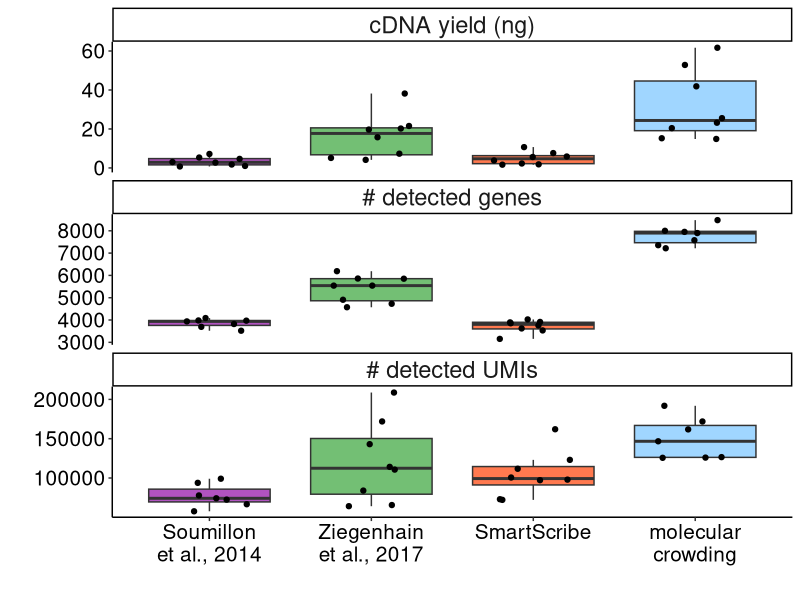
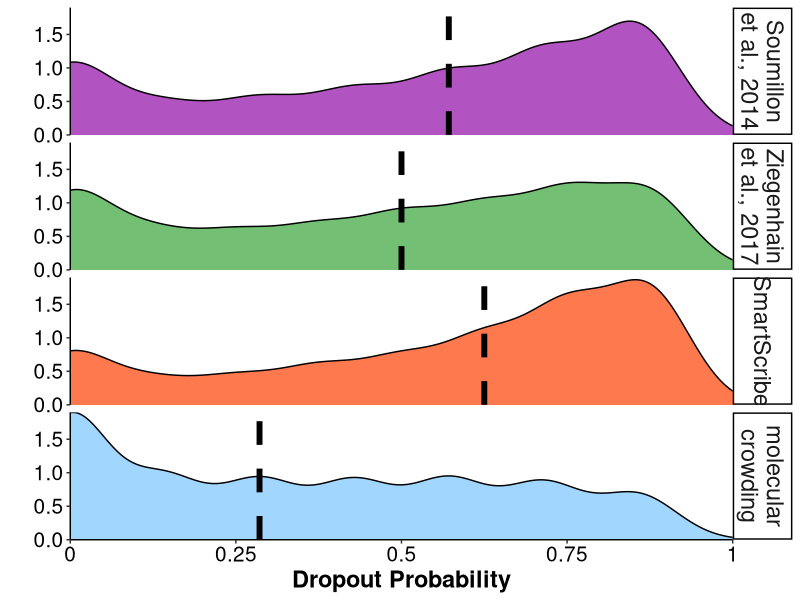
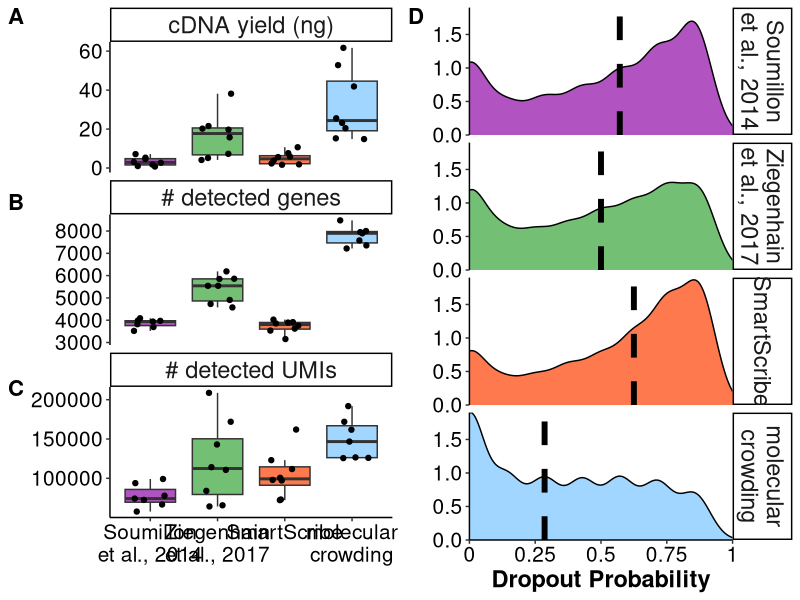
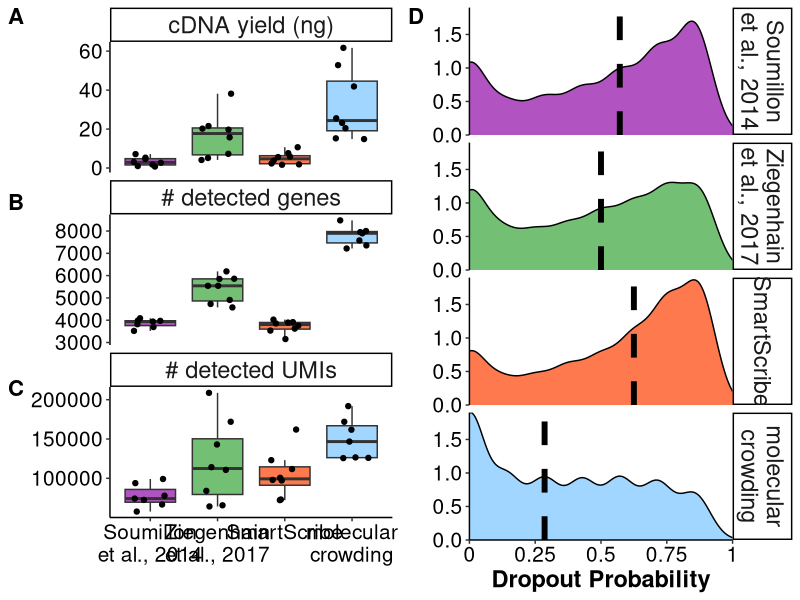

Write the R code that produced these figures, in order.
# Load Packages & Functions -----------------------------------------------
pckgs <- c("ggplot2","dplyr","cowplot", "tidyr")
lapply(pckgs, function(x) suppressMessages(require(x, character.only = TRUE)))

SCRB_col <- "#4CAF50"
SMURF_col <- "#88CCFF"

theme_pub <- theme_classic() + theme(axis.text = element_text(colour="black", size=15), 
                                     axis.title=element_text(size=17,face="bold"), 
                                     legend.text=element_text(size=15),legend.position="top",
                                     legend.key=element_blank(),legend.justification="center", 
                                     axis.line.x = element_line(colour = "black"), 
                                     axis.line.y = element_line(colour = "black"),
                                     strip.background=element_rect(colour = "black", fill=NA), 
                                     strip.text=element_text(size=17)) 

generate_stats <- function(exprdf,conds){
  require(matrixStats)
  if(length(conds)!=ncol(exprdf)){
    print("Erorr in Conditions given")
    stop()
  }
  conds_vec <- unique(conds)
  cvfrommatrix <- function(exprmatrix){
    exprtmp <- as.matrix(exprmatrix)
    cv <- (matrixStats::rowSds(exprtmp)/rowMeans(exprtmp))
    return(cv)
  }
  calcp0 <- function(exprtable){
    nsamples = dim(exprtable)[2]
    nn0 = rowSums(!exprtable)
    p0 = 1 - ((nsamples - nn0)/nsamples)
    return(p0)
  }
  output_df_collect <- data.frame(GeneID=NA,mu=NA,cv=NA,p0=NA,cond=NA,stringsAsFactors = F)
  for(i in conds_vec){
    tmp_expr <- exprdf[,grep(i,conds)]
    tmp_expr <- tmp_expr[which(rowSums(tmp_expr)>0),]
    output_df_tmp <- data.frame(GeneID=row.names(tmp_expr),
                                mu=rowMeans(tmp_expr),
                                cv=cvfrommatrix(tmp_expr),
                                p0=calcp0(tmp_expr),
                                cond=rep(i,nrow(tmp_expr)),
                                stringsAsFactors = F)
    output_df_collect <- rbind.data.frame(output_df_collect,output_df_tmp) 
  }
  output_df_collect <- output_df_collect[-1,]
  output_df_collect$EPV <- output_df_collect$cv - (sqrt(output_df_collect$mu)/output_df_collect$mu)
  output_df_collect$poisson_cv <- (sqrt(output_df_collect$mu)/output_df_collect$mu)
  return(output_df_collect)
}


# Figure 3a-c ----------------------------------------------------------------
UHRR_counts <- read.table("Data/UHRR_UMIcounts_1mio.txt", header=T, row.names = 1, sep="\t") #import count matrix
UHRR_cDNA <- read.table("Data/UHRR_cDNA.txt", header=T, sep="\t") #import cDNA measurements
bc <- read.table("Data/barcodes_UHRR.txt", sep = "\t", header = T, stringsAsFactors = F)# Import barcode annotations

UHRR_counts_df<- data.frame(XC=colnames(UHRR_counts), NUM_GENES=colSums(UHRR_counts>1),NUM_UMI=colSums(UHRR_counts)) #combine Number of UMIs and genes per sample barcode

UHRR_df<- dplyr::full_join(UHRR_counts_df, UHRR_cDNA, by="XC") # Combine sequencing data with cDNA measurements

UHRR_df<- dplyr::left_join(UHRR_df, bc, by=c("XC", "Pap_name")) # Combine data and annotation

options(scipen=999) #prevent scientific notation

UHRR_df_long<- tidyr::gather(UHRR_df, type, measurement, 2:4) #Convert to long format


#replace type names
UHRR_df_long$type <- replace(UHRR_df_long$type, UHRR_df_long$type=="NUM_GENES", "# detected genes")
UHRR_df_long$type <- replace(UHRR_df_long$type, UHRR_df_long$type=="NUM_UMI", "# detected UMIs")
UHRR_df_long$type <- replace(UHRR_df_long$type, UHRR_df_long$type=="yield", "cDNA yield (ng)")

#relevel type
UHRR_df_long$type<- factor(UHRR_df_long$type, levels = c("cDNA yield (ng)","# detected genes","# detected UMIs"  ))
UHRR_df_long$Pap_name<- factor(UHRR_df_long$Pap_name, levels = c("Soumillon","Ziegenhain","SmartScribe", "molecular\ncrowding" ))



p_Fig3abc<-ggplot()+
  geom_boxplot(data=UHRR_df_long, aes(x=Pap_name, y=measurement, fill=Pap_name),alpha=0.8, outlier.shape = NA)+
  geom_jitter(data=UHRR_df_long, aes(x=Pap_name, y=measurement), width=0.25)+
  facet_wrap(~type, scales = "free_y", ncol = 1)+
  xlab("")+
  ylab("")+
  theme_bw()+
  scale_x_discrete(labels=c("Soumillon\net al., 2014","Ziegenhain\net al., 2017","SmartScribe","molecular\ncrowding"))+
  theme(axis.text = element_text(face="bold", colour = "black", size=10), axis.title = element_text(face="bold",colour = "black", size=10))+
  scale_fill_manual(values = c("#9d29b0","#50af51", "#ff5823","#88CCFF"))+
  guides(fill=F)+
  theme_pub+
  theme(strip.background =element_rect(fill="white"))
p_Fig3abc



# Figure3d ----------------------------------------------------------------
# Filter out genes with a mean UMI count of <= 0.2 
UHRR_counts_filt<- UHRR_counts[rowMeans(UHRR_counts)>0.2,]

# Create a data frame with conditions for each barcode, ordered as colnames of count matrix
conds_df<- data.frame("XC"=colnames(UHRR_counts_filt))
conds_df<- dplyr::left_join(conds_df, bc[, c(1,3)], by ="XC")

# Create general stats for filtered count matrix
UHRR_stats<- generate_stats(exprdf = UHRR_counts_filt, conds = conds_df$Pap_name)

# Replace conditions for plotting
UHRR_stats$cond <- replace(UHRR_stats$cond, UHRR_stats$cond=="Ziegenhain", "Ziegenhain\net al., 2017")
UHRR_stats$cond <- replace(UHRR_stats$cond, UHRR_stats$cond=="Soumillon", "Soumillon\net al., 2014")

# Relevel conditions for plotting
UHRR_stats$cond<- factor(UHRR_stats$cond,levels=c("Soumillon\net al., 2014","Ziegenhain\net al., 2017","SmartScribe","molecular\ncrowding"))

# calculate median of dropuot probability(p0) for each method
drop_median<- aggregate(UHRR_stats$p0, by = list(cond=UHRR_stats$cond), FUN=median)


# Plot dropout probability (p0)
p_Fig3d<-ggplot()+
  geom_density(data=UHRR_stats, aes(p0, fill=cond), stat = "density", adjust = 1.5, alpha=0.8)+
  geom_vline(data=drop_median, aes(xintercept = x), size=2, linetype="dashed")+
  facet_wrap(~cond,ncol = 1,strip.position = c("right")) +
  scale_x_continuous(expand=c(0,0),breaks = c(0.00, 0.25,0.5,0.75, 1),labels = c(0, 0.25,0.5,0.75, 1)) +
  ylab("")+
  xlab("Dropout Probability")+
  theme(axis.text = element_text(face="bold", colour = "black", size=10), axis.title = element_text(face="bold",colour = "black", size=10))+
  scale_fill_manual(values = c("#9d29b0","#50af51", "#ff5823","#88CCFF"))+
  guides(fill=F)+
  theme_pub+
  theme(strip.background =element_rect(fill="white"))+
  scale_y_continuous(expand = c(0, 0))+ expand_limits(x=c(0,1))
p_Fig3d


# save final plot ---------------------------------------------------------
p_Fig3<- ggdraw()+
  draw_plot(p_Fig3abc,x=0,y=0,width =0.5 ,height =1 )+
  draw_plot(p_Fig3d,x=0.5,y=0,width = 0.5,height =1 )+
  draw_plot_label(c("A", "B", "C", "D"), c(0,0,0,0.5), c(1,0.69,0.38,1))
p_Fig3

ggsave(p_Fig3,filename = "Figure3.pdf",device="pdf",width = 14,height = 10)
